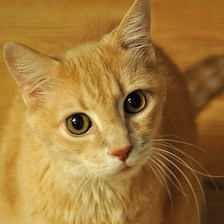
#> input picture data/cat.jpg, 224 x 224 px
$ python poissonblend.py data/cat.jpg   (older library calls are emulated)
#> lines starting #> are read from the running program, lines starting #| are printed output that depends on the picture; after the words box and inside, x2 and y2 are one past the last pixel; in counts of white or black regions, pixels touching at a corner belong together
#> further down, img is the input picture: shape (224, 224, 3); mean B, G, R 57.5, 119.7, 160.4
import numpy as np
import scipy.sparse as sp
import scipy.sparse.linalg as linalg
import argparse
import cv2

import numpy as np
import scipy.sparse as sp
import scipy.sparse.linalg as linalg
import argparse

def poisson_problem(image, mask, guide=None, threshold = 0.5):
#> called with threshold = 0.5
    indices = np.full(mask.shape, -1) #map of coordinates inside the domain to unique indices
    invdices = [] #list of coordinates inside the domain
    ind = 0
    for p,m in np.ndenumerate(mask):
        if m > threshold:
            indices[p] = ind
            ind += 1
            invdices.append(p)
#> this loop made 50176 passes
#> p on passes 1 to 3: (0, 0), (0, 1), (0, 2)
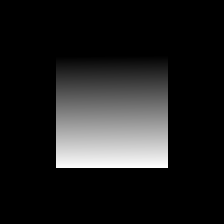
#> indices: shape (224, 224) int64; min -1, max 12543, mean 1567.1; drawn with min black and max white
#> after the loop, ind = 12544; invdices = 12544 pairs, first value 56 to 167, second value 56 to 167
    N = len(invdices)
#> N = 12544
    b = np.zeros([N, image.shape[2]]) #for RHS of equation

    #build sparse matrix
    data = []
    I = []
    J = []
    for i,p in enumerate(invdices):
        data.append(-4)
        I.append(i)
        J.append(i)
        for dim in (0, 1):
            for dir in (-1,1):
                q = [*p]
                q[dim] += dir
                if q[dim] < 0 or q[dim] >= mask.shape[dim]:
                    continue
                j = indices[(*q,)]
                if j > -1:
                    #contribution from inside the domain
                    data.append(1)
                    I.append(i)
                    J.append(j)
                else:
                    b[i,:] -= image[(*q,)] #boundary term (outside domain)
                if guide is not None:
                    #vector guide term
                    b[i,:] -= guide[p]
                    b[i,:] += guide[(*q,)]
#> this loop made 12544 passes
#> p on passes 1 to 3: (56, 56), (56, 57), (56, 58)
#> after the loop, I = 62272 items; J = 62272 items; data = 62272 items
    L = sp.csc_matrix((data, (I,J)), shape=(N,N))
    return L, b, invdices

def blend(image, mask, guide=None, threshold=0.5, debug=False):
    L, b, I = poisson_problem(image, mask, guide, threshold=threshold)
#> I has the same summary as invdices in poisson_problem
    factor = linalg.factorized(L)
    xs = np.stack([factor(b[:,i]) for i in range(b.shape[1])], 1)

    if args.debug:
        ys = np.stack([L.dot(xs[:,i]) for i in range(b.shape[1])], 1)
        res = b - ys
        res *= res
        res = np.sum(res.flat)
        print('min value:',np.min(xs.flat))
        print('max value:',np.max(xs.flat))
        print('total residual:',res)

    #composite and display results
    img2 = np.zeros(img.shape)
    for i, p in enumerate(I):
        img2[p] = xs[i]
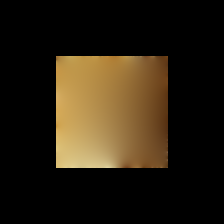
#> img2: shape (224, 224, 3) float64; mean of channels 0, 1, 2 17.2, 31.8, 41; drawn as B, G, R
    mask = np.expand_dims(mask,2)
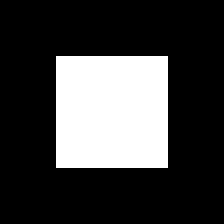
#> mask: shape (224, 224, 1) float64; values 0 (black) and 1 (white), 25% white; 1 white region, box (x1, y1, x2, y2) and area: (56, 56, 168, 168) 12544
    return img * (1-mask) + img2 * mask
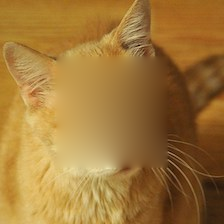
#> returned value: shape (224, 224, 3) float64; mean of channels 0, 1, 2 57.5, 119.5, 160.5; drawn as B, G, R

if __name__ == '__main__':
    parser = argparse.ArgumentParser()
    parser.add_argument('image', nargs='?')
    parser.add_argument('--circle', action='store_true')
    parser.add_argument('--guide', nargs='?', default=0, const=1)
    parser.add_argument('--debug', action='store_true')
    parser.add_argument('--mask')
    args = parser.parse_args()
    if args.image is None:
        img = np.zeros([256, 256, 3], dtype=np.uint8)
        img[:128,:,2] = 255
        img[129:,:,1] = 255
    else:
        img = cv2.imread(args.image)
        if img is None:
            print('invalid image')
            exit(1)

    if args.mask is None:
        if args.circle:
            inds = np.indices(img.shape, dtype=np.float)[0:2,:,:,0] - np.array([[[img.shape[0]/2]], [[img.shape[1]/2]]])
            mask = ((inds[0]*inds[0]+inds[1]*inds[1]) < min(*img.shape[0:2])**2/16).astype(np.uint8)
        else:
            mask = np.zeros(img.shape[0:2])
            mask[img.shape[0]//4:-img.shape[0]//4, img.shape[1]//4:-img.shape[1]//4] = 1
    else:
        mask = cv2.imread(args.mask)
        if mask is None:
            print('invalid mask')
            exit(1)
        if mask.shape[:2] != img.shape[:2]:
            print('mask and image must have same dimensions: got',mask.shape,'and',img.shape)
            exit(1)
        mask = (mask[:,:,0] > 0.5).astype(np.uint8)

    if args.guide == 0:
        guide = None
    elif args.guide == 1:
        guide = img
    else:
        guide = cv2.imread(args.guide)
        if guide is None:
            print('invalid guide')
            exit(1)

    if args.debug:
        cv2.imshow('mask', 255*np.stack([mask, mask, mask], 2).astype(np.uint8))
        print('mask range:', np.min(mask.flat), 'to', np.max(mask.flat))
        cv2.waitKey(0)
        cv2.destroyAllWindows()
        cv2.imshow('original image', img)
        cv2.waitKey(0)
        cv2.destroyAllWindows()
        if args.guide != 0:
            cv2.imshow('guide image', guide)
            cv2.waitKey(0)
            cv2.destroyAllWindows()

    #solve poisson problem for each color channel (only BCs change)
    result = blend(img, mask, guide, debug=args.debug)
    result = np.clip(result, 0, 255).astype(np.uint8)
    cv2.imshow('result', result)
    cv2.waitKey(0)
    cv2.destroyAllWindows()
